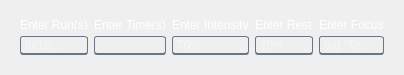
               <widget class="QWidget" name="addTrainingscrollAreaWidgetContents">
                <property name="geometry">
                 <rect>
                  <x>0</x>
                  <y>0</y>
                  <width>365</width>
                  <height>71</height>
                 </rect>
                </property>
                <layout class="QHBoxLayout" name="horizontalLayout_5">
                 <item>
                  <widget class="QWidget" name="addTrainingwidget" native="true">
                   <property name="styleSheet">
                    <string notr="true"/>
                   </property>
                   <layout class="QGridLayout" name="gridLayout_6">
                    <item row="0" column="0">
                     <widget class="QLabel" name="EnterRunsLabel">
                      <property name="maximumSize">
                       <size>
                        <width>16777215</width>
                        <height>10</height>
                       </size>
                      </property>
                      <property name="styleSheet">
                       <string notr="true">color: white; 
border: none;
background: transparent;
text-align: left; /* Align the text inside the QPushButton to the left */
padding-left: 0px;
</string>
                      </property>
                      <property name="text">
                       <string>Enter Run(s)</string>
                      </property>
                     </widget>
                    </item>
                    <item row="0" column="1">
                     <widget class="QLabel" name="EnterTimesLabel">
                      <property name="maximumSize">
                       <size>
                        <width>16777215</width>
                        <height>10</height>
                       </size>
                      </property>
                      <property name="styleSheet">
                       <string notr="true">color: white; 
border: none;
background: transparent;
text-align: left; /* Align the text inside the QPushButton to the left */
padding-left: 0px;
</string>
                      </property>
                      <property name="text">
                       <string>Enter Time(s)</string>
                      </property>
                     </widget>
                    </item>
                    <item row="0" column="2">
                     <widget class="QLabel" name="EnterIntensityLabel">
                      <property name="maximumSize">
                       <size>
                        <width>16777215</width>
                        <height>10</height>
                       </size>
                      </property>
                      <property name="styleSheet">
                       <string notr="true">color: white; 
border: none;
background: transparent;
text-align: left; /* Align the text inside the QPushButton to the left */
padding-left: 0px;
</string>
                      </property>
                      <property name="text">
                       <string>Enter Intensity</string>
                      </property>
                     </widget>
                    </item>
                    <item row="0" column="3">
                     <widget class="QLabel" name="EnterRestLabel">
                      <property name="maximumSize">
                       <size>
                        <width>16777215</width>
                        <height>10</height>
                       </size>
                      </property>
                      <property name="styleSheet">
                       <string notr="true">color: white; 
border: none;
background: transparent;
text-align: left; /* Align the text inside the QPushButton to the left */
padding-left: 0px;
</string>
                      </property>
                      <property name="text">
                       <string>Enter Rest</string>
                      </property>
                     </widget>
                    </item>
                    <item row="0" column="4">
                     <widget class="QLabel" name="EnterFocusLabel">
                      <property name="maximumSize">
                       <size>
                        <width>16777215</width>
                        <height>10</height>
                       </size>
                      </property>
                      <property name="styleSheet">
                       <string notr="true">color: white; 
border: none;
background: transparent;
text-align: left; /* Align the text inside the QPushButton to the left */
padding-left: 0px;
</string>
                      </property>
                      <property name="text">
                       <string>Enter Focus</string>
                      </property>
                     </widget>
                    </item>
                    <item row="1" column="0">
                     <widget class="QLineEdit" name="TrainingRunsLE">
                      <property name="styleSheet">
                       <string notr="true">QLineEdit {

    padding-right: 20px; /* Adjust padding so text does not overlap the icon */
    background-color: rgba(0, 0, 0, 0);
    border-top: 1px solid rgba(105, 118, 132, 255);
    border-right: 1px solid rgba(105, 118, 132, 255);
    border-left: 1px solid rgba(105, 118, 132, 255);
    border-bottom: 2px solid rgba(105, 118, 132, 255);
    color: rgba(255, 255, 255, 230);
    padding-left: 2px;
    border-radius: 3px; /* Adjust this value to change the roundness */
}
</string>
                      </property>
                      <property name="placeholderText">
                       <string>6x100m</string>
                      </property>
                     </widget>
                    </item>
                    <item row="1" column="1">
                     <widget class="QLineEdit" name="TrainingTimesLE">
                      <property name="styleSheet">
                       <string notr="true">QLineEdit {
    background-color: rgba(0, 0, 0, 0);
    border-top: 1px solid rgba(105, 118, 132, 255);
    border-right: 1px solid rgba(105, 118, 132, 255);
    border-left: 1px solid rgba(105, 118, 132, 255);
    border-bottom: 2px solid rgba(105, 118, 132, 255);
    color: rgba(255, 255, 255, 230);
    padding-left: 2px;
    border-radius: 3px; /* Adjust this value to change the roundness */
}
</string>
                      </property>
                      <property name="text">
                       <string/>
                      </property>
                     </widget>
                    </item>
                    <item row="1" column="2">
                     <widget class="QLineEdit" name="IntensityLE">
                      <property name="styleSheet">
                       <string notr="true">QLineEdit {
    background-color: rgba(0, 0, 0, 0);
    border-top: 1px solid rgba(105, 118, 132, 255);
    border-right: 1px solid rgba(105, 118, 132, 255);
    border-left: 1px solid rgba(105, 118, 132, 255);
    border-bottom: 2px solid rgba(105, 118, 132, 255);
    color: rgba(255, 255, 255, 230);
    padding-left: 2px;
    border-radius: 3px; /* Adjust this value to change the roundness */
}
</string>
                      </property>
                      <property name="text">
                       <string/>
                      </property>
                      <property name="placeholderText">
                       <string>70%</string>
                      </property>
                     </widget>
                    </item>
                    <item row="1" column="3">
                     <widget class="QLineEdit" name="TrainingRestLE">
                      <property name="styleSheet">
                       <string notr="true">QLineEdit {
    background-color: rgba(0, 0, 0, 0);
    border-top: 1px solid rgba(105, 118, 132, 255);
    border-right: 1px solid rgba(105, 118, 132, 255);
    border-left: 1px solid rgba(105, 118, 132, 255);
    border-bottom: 2px solid rgba(105, 118, 132, 255);
    color: rgba(255, 255, 255, 230);
    padding-left: 2px;
    border-radius: 3px; /* Adjust this value to change the roundness */
}
</string>
                      </property>
                      <property name="text">
                       <string/>
                      </property>
                      <property name="placeholderText">
                       <string>70%</string>
                      </property>
                     </widget>
                    </item>
                    <item row="1" column="4">
                     <widget class="QLineEdit" name="FocusLE">
                      <property name="styleSheet">
                       <string notr="true">QLineEdit {
    background-color: rgba(0, 0, 0, 0);
    border-top: 1px solid rgba(105, 118, 132, 255);
    border-right: 1px solid rgba(105, 118, 132, 255);
    border-left: 1px solid rgba(105, 118, 132, 255);
    border-bottom: 2px solid rgba(105, 118, 132, 255);
    color: rgba(255, 255, 255, 230);
    padding-left: 2px;
    border-radius: 3px; /* Adjust this value to change the roundness */
}
</string>
                      </property>
                      <property name="text">
                       <string/>
                      </property>
                      <property name="placeholderText">
                       <string>e.g. Tempo</string>
                      </property>
                     </widget>
                    </item>
                   </layout>
                  </widget>
                 </item>
                </layout>
               </widget>
